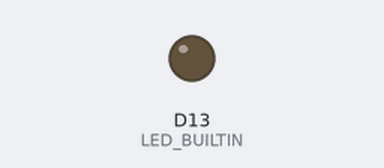
Bench run of a sketch on a simulated Arduino Nano 33 IoT. On the bench: output pins drawn as LEDs (lit = HIGH). WiFi joins after 1.5 s; servers stay silent unless stated; not simulated (calls return 0 or success): arduino_secrets.h. At 3.5 s the program stops and its outputs stay as they are.

Above: at 0.1 s.
At 3.6 s:
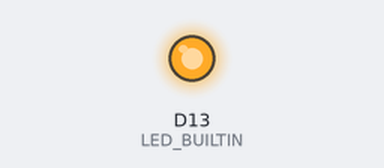
Timing chart, 0 to 5.0 s (numbered marks = the images above):
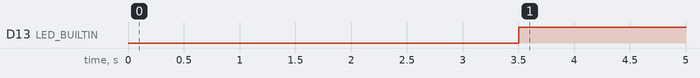

The sketch:

WiFi_ipAddress.ino
```cpp
/*
  WiFi IP address converter.
  The IP address in the WiFi libraries is a 4-byte array. Sometimes
  you need it as a String. This example shows how.
  Uses the following libraries:
  http://librarymanager/All#WiFiNINA
  or
  http://librarymanager/All#WiFi101
  or
  For the Arduino Uno R4 WiFi, use
  #include <WiFiS3.h>
  For the Nano ESP32 use
  #include <WiFi.h>

  created 17 Jan 2021
  updated 11 Dec 2023
  by Tom Igoe
*/

#include <WiFiNINA.h>  // use this for MKR1010 or Nano 33 IoT
//#include <WiFi101.h>  // use this for MKR1000

#include "arduino_secrets.h"

void setup() {
  // initialize serial:
  Serial.begin(9600);
  // wait for Serial Monitor to open:
  while (!Serial)
    ;
  // use the builtin LED to show network status:
  pinMode(LED_BUILTIN, OUTPUT);
  // connect:
  connectToNetwork();

  // now get the IP address, which is a 4-byte array:
  unsigned int ip = WiFi.localIP();
  String ipString = "";
  while (ip > 0) {
    ipString += String(ip % 256);  // get the last byte as a String
    ip >> 8;                       // shift the higher bits down
    if (ip > 0) ipString += ".";   // add a dot
  }
  Serial.println(ipString);

  // you can also use print to convert the IP address to a String.
  // there's no way to return it though, so you can't combine it
  // with other text unless you're printing it.
  Serial.println(WiFi.localIP());
}

void loop() {
  // if not connected, attempt to connect:
  if (WiFi.status() != WL_CONNECTED) {
    digitalWrite(LED_BUILTIN, LOW);
    connectToNetwork();
  }
}

void connectToNetwork() {
  while (WiFi.status() != WL_CONNECTED) {
    //Connect to WPA / WPA2 network:
    WiFi.begin(SECRET_SSID, SECRET_PASS);
    delay(2000);
  }
  digitalWrite(LED_BUILTIN, HIGH);
}
```

Measured:
- by itself, D13 (LED_BUILTIN): LOW → HIGH at 3.5 s
